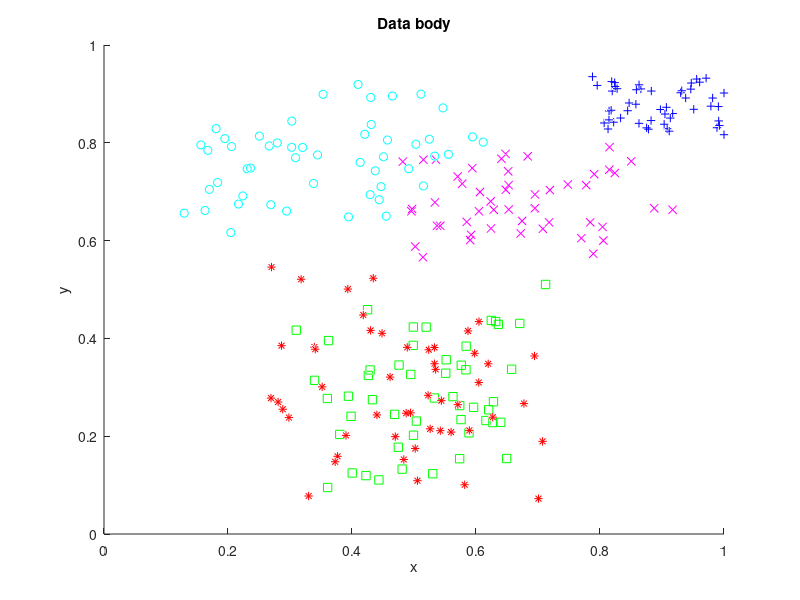

Reproduce this figure in MATLAB. (Note: this script raises an error after producing the figure.)
clc, clear, close all;

% nacitanie vstupnych dat pre Neuronovu Siet
load('databody.mat');

% vykreslenie bodov z databody.mat
h = figure;
axis([0 1 0 1 0 1]); % 3D limit
title('Data body');
xlabel('x'); ylabel('y'); zlabel('z');
hold on
plot3(data1(:,1),data1(:,2),data1(:,3),'r*');
plot3(data2(:,1),data2(:,2),data2(:,3),'gs');
plot3(data3(:,1),data3(:,2),data3(:,3),'b+');
plot3(data4(:,1),data4(:,2),data4(:,3),'co');
plot3(data5(:,1),data5(:,2),data5(:,3),'mx');

% vstupne data po stlpcoch
X = [data1; data2; data3; data4; data5];
X = X'; % array transposition

% vystupne data pre NS
P = [ones(1,50) zeros(1,50) zeros(1,50) zeros(1,50) zeros(1,50);
     zeros(1,50) ones(1,50) zeros(1,50) zeros(1,50) zeros(1,50);
     zeros(1,50) zeros(1,50) ones(1,50) zeros(1,50) zeros(1,50);
     zeros(1,50) zeros(1,50) zeros(1,50) ones(1,50) zeros(1,50);
     zeros(1,50) zeros(1,50) zeros(1,50) zeros(1,50) ones(1,50);
];

% vytvorenie struktury NS na klasifikaciu
net = patternnet([5]); % pocet skrytych vrstiev

% rozdelenie dat
net.divideFcn='dividerand';         % nahodne rozdelenie dat
net.divideParam.trainRatio = 0.8;     % 80% dat na trenovanie
net.divideParam.valRatio = 0;         % na validaciu (nepovinne)  
net.divideParam.testRatio = 0.2;      % na testovanie

net.trainParam.goal = 0.0001;	    % ukoncovacia podmienka na chybu SSE
net.trainParam.epochs = 500;  	    % max. pocet trenovacich cyklov
net.trainParam.min_grad = 1e-6;      % ukoncovacia podmienka na min. gradient

% trenovanie siete
net = train(net,X,P);

% simulacia vystupu NS
y = net(X);
% vypocet chyby siete
perf = perform(net,P,y);
% priradenie vstupov do tried
classes = vec2ind(y);

%%%%%%%%%%%%%%%%%%%%%%%%%%%%%%%%%%%%
% 5 zadefinovanych testovacich bodov
X2 = [0.3 0.4 0.7 0.8 0.5; 0.6 0.7 0.2 0.3 0.5; 0.2 0.4 0.3 0.8 0.7];

% simulacia vystupu NS
y2 = net(X2);
% priradenie vstupov do tried
classes2 = vec2ind(y2);

% vykreslenie testovacich dat
% disp(y2);
plot3(X2(1,:),X2(2,:),X2(3,:), 'k*');
hold off